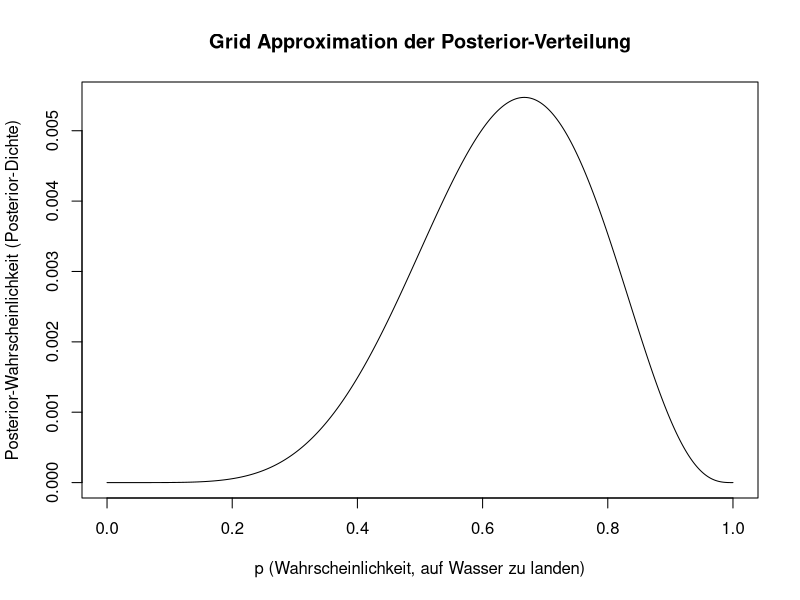
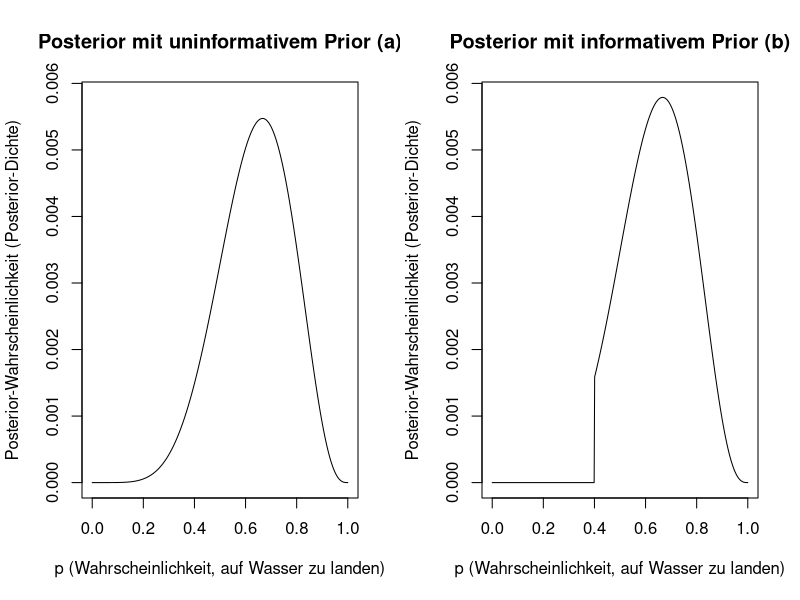
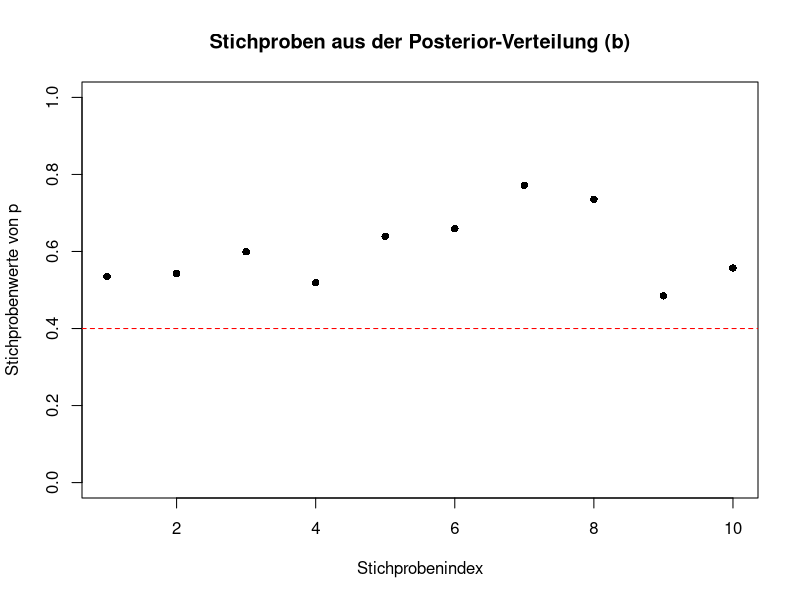
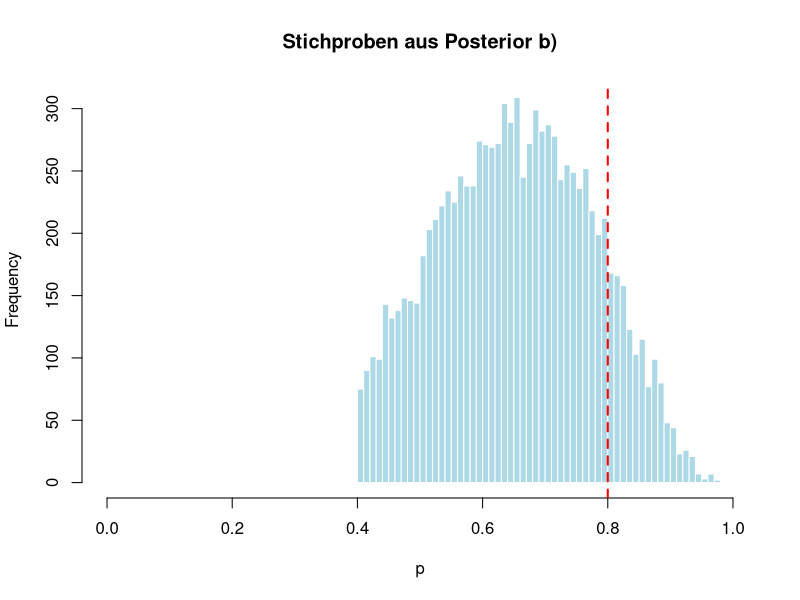

Reproduce these figures in R, in order.
## ---- chunk 1
knitr::opts_chunk$set(echo = TRUE)
## ---- chunk 2
# Grid mit 500 gleichmäßig verteilten Punkten zwischen 0 und 1
p_grid <- seq(from = 0, to = 1, length.out = 500)

# alle Punkte haben die gleiche Prior-Wahrscheinlichkeit
prior <- rep(1, 500)

# Likelihood-Funktion: Binomialverteilung
likelihood <- dbinom(6, size = 9, prob = p_grid)

# Unnormiertes Posterior: Prior * Likelihood
unstd_posterior <- likelihood * prior

# Normalisiere das Posterior, damit die Summe 1 ergibt
posterior <- unstd_posterior / sum(unstd_posterior)

# Plotten der Posterior-Verteilung
plot(p_grid, posterior, type = "l",
     xlab = "p (Wahrscheinlichkeit, auf Wasser zu landen)",
     ylab = "Posterior-Wahrscheinlichkeit (Posterior-Dichte)",
     main = "Grid Approximation der Posterior-Verteilung")
## ---- chunk 3
# Grid mit 500 gleichmäßig verteilten Punkten wie in a)
p_grid <- seq(from = 0, to = 1, length.out = 500)

# neues Prior mit Vorwissen (alles <= 0.4 wird auf 0 gesetzt, rest bleibt gleich)
prior_b <- ifelse(p_grid > 0.4, 1, 0)

# Likelihood-Funktion bleibt gleich
likelihood <- dbinom(6, size = 9, prob = p_grid)

# Unnormiertes Posterior: Prior * Likelihood (beachte, dass Prior jetzt 0 für p <= 0.4 ist)
unstd_posterior_b <- likelihood * prior_b

# Normalisiere das Posterior, damit die Summe 1 ergibt
posterior_b <- unstd_posterior_b / sum(unstd_posterior_b)
## ---- chunk 4
# Gemeinsame Y-Achse für beide Plots um unterschied besser sichtbar zu machen
y_max <- max(posterior, posterior_b)

# Plotten des neuen Posterior mit Vorwissen neben dem alten Posterior um besser vergleichen zu können
par(mfrow = c(1, 2)) # 2 Plots nebeneinander

plot(p_grid, posterior, type = "l",
     xlab = "p (Wahrscheinlichkeit, auf Wasser zu landen)",
     ylab = "Posterior-Wahrscheinlichkeit (Posterior-Dichte)",
     main = "Posterior mit uninformativem Prior (a)",
     ylim = c(0, y_max))

plot(p_grid, posterior_b, type = "l",
      xlab = "p (Wahrscheinlichkeit, auf Wasser zu landen)",
      ylab = "Posterior-Wahrscheinlichkeit (Posterior-Dichte)",
      main = "Posterior mit informativem Prior (b)",
      ylim = c(0, y_max))

par(mfrow = c(1, 1)) # zurück zu einem Plot
## ---- chunk 5
samples <- sample(
  p_grid,             # mögliche Werte von p (das Gitter)
  size = 10,          # Anzahl der Stichproben
  replace = TRUE,     # mit Zurücklegen (wichtig da wir aus einem diskreten Gitter ziehen)
  prob = posterior_b   # Wahrscheinlichkeiten entsprechend der Posterior-Verteilung
)
## ---- chunk 6
print(samples)
## ---- chunk 7
plot(1:10, samples,
    xlab = "Stichprobenindex",
    ylab = "Stichprobenwerte von p",
    main = "Stichproben aus der Posterior-Verteilung (b)",
    pch = 16,
    ylim = c(0, 1))

abline(h = 0.4, col = "red", lty = 2) # Linie bei p = 0.4 zur Verdeutlichung des informativen Priors
## ---- chunk 8
samples_large <- sample(
  p_grid,             # mögliche Werte von p (das Gitter)
  size = 10000,       # Anzahl der Stichproben
  replace = TRUE,     # mit Zurücklegen (wichtig da wir aus einem diskreten Gitter ziehen)
  prob = posterior_b   # Wahrscheinlichkeiten entsprechend der Posterior-Verteilung
)
## ---- chunk 9
# Anteil der Strichproben mit p > 0.8 berechnen
prob_above <- mean(samples_large > 0.8) # mean() gibt den Anteil der TRUE-Werte des Vektors, was der Wahrscheinlichkeit entspricht
print(prob_above)
## ---- chunk 10
hist(samples_large,
     breaks = 50,
     xlab = "p", main = "Stichproben aus Posterior b)",
     col = "lightblue", border = "white", xlim = c(0, 1))
abline(v = 0.8, col = "red", lty = 2, lwd = 2)
